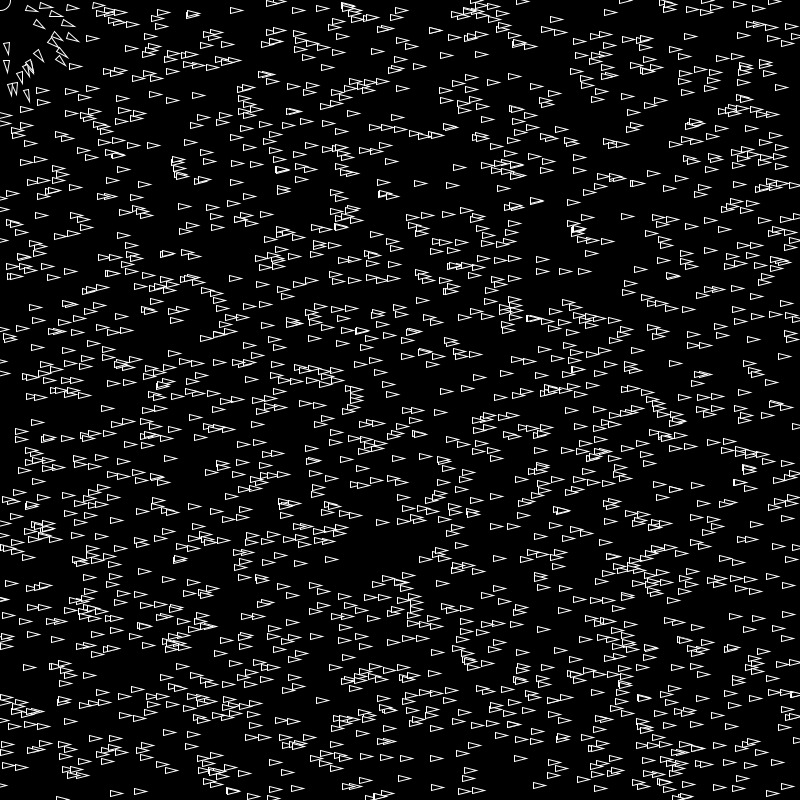
Frame 1 (no input)
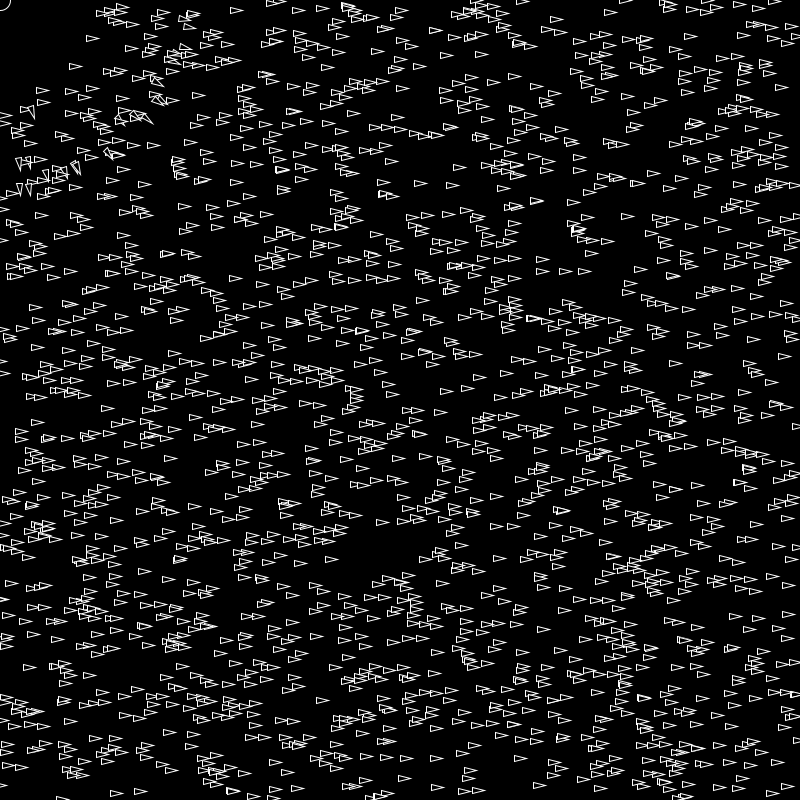
Frame 60 (the mouse pressed at the canvas centre just before this capture)
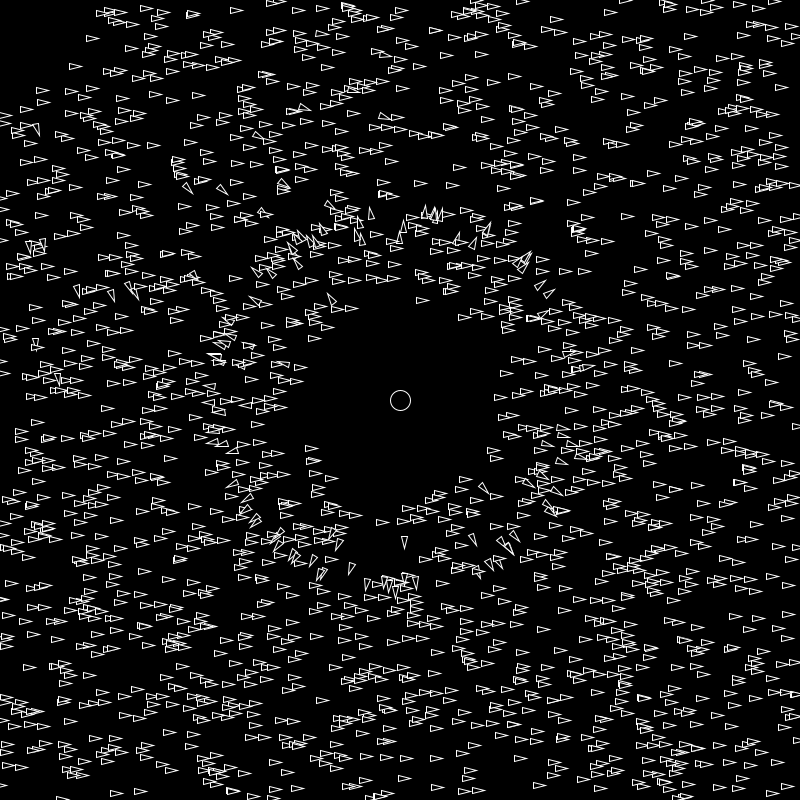
Frame 120 (the mouse held since frame 60 and released just before this capture)

The Processing sketch that drew these frames (run headless with seeded random() and noise(); from frame 60 on, the mouse is pressed at the canvas centre):

// Processing sketch: E6_1Fleeing
// ── E6_1Fleeing.pde
//Sam Nosenzo
//7/19/15
//Nature of Code Chapter 6.3
//Give a vehicle the ability to steer to its target

ArrayList<Vehicle> vs;
int numv = 2000;
void setup(){
  size(800, 800);
  background(0);
  vs = new ArrayList<Vehicle>();
  for(int i = 0; i < numv; i++){
    Vehicle v = new Vehicle(random(width), random(height));
    vs.add(v);
  }
}

void draw(){
  background(0);
  for(Vehicle v: vs){
    v.seek(new PVector(mouseX, mouseY));
    v.update();
    v.display();
  }
  
  ellipse(mouseX, mouseY, 20, 20);
}

// ── Vehicle.pde
class Vehicle{
  PVector location, velocity, acceleration;
  float maxspeed, maxforce;
  float r;
  
  Vehicle(float x, float y){
    acceleration = new PVector(0, 0);
    velocity = new PVector(0, 0);
    location = new PVector(x, y);
    r = 3.0;
    
    maxspeed = 100;
    maxforce = .1;
  }
  
  void update(){
    velocity.add(acceleration);
    velocity.limit(maxspeed);
    location.add(velocity);
    acceleration.mult(0);
  }
  
  void display(){
    float theta = velocity.heading() + PI/2;
    fill(0);
    stroke(255);
    pushMatrix();
    translate(location.x, location.y);
    rotate(theta);
    beginShape();
    vertex(0, -r*2);
    vertex(-r, r*2);
    vertex(r, r*2);
    endShape(CLOSE);
    popMatrix();
  }
  
  
  void seek(PVector target){
    float d = dist(target.x, target.y, location.x, location.y);
    if(d < 100){
      PVector desired = PVector.sub(target, location);
      desired.normalize();
      desired.mult(-maxspeed); //scale vector to maxspeed;
      
      PVector steer = PVector.sub(desired, velocity); //Reynolds formula for steering force
      steer.limit(maxforce);
      
      applyForce(steer); //apply the force asa the object acceleration
    }  
  }
  
  void applyForce(PVector force){
    acceleration.add(force);
  }
}
  
  
  
    
